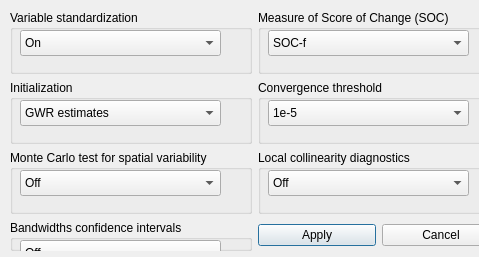
<?xml version="1.0" encoding="UTF-8"?>
<ui version="4.0">
 <class>advDialog</class>
 <widget class="QDialog" name="advDialog">
  <property name="windowModality">
   <enum>Qt::WindowModal</enum>
  </property>
  <property name="geometry">
   <rect>
    <x>0</x>
    <y>0</y>
    <width>479</width>
    <height>257</height>
   </rect>
  </property>
  <property name="windowTitle">
   <string>Advanced Options</string>
  </property>
  <property name="modal">
   <bool>true</bool>
  </property>
  <widget class="QWidget" name="">
   <property name="geometry">
    <rect>
     <x>10</x>
     <y>10</y>
     <width>490</width>
     <height>241</height>
    </rect>
   </property>
   <layout class="QGridLayout" name="gridLayout">
    <item row="0" column="0">
     <widget class="QGroupBox" name="SOCBox_2">
      <property name="title">
       <string>Variable standardization</string>
      </property>
      <widget class="QComboBox" name="varSTDComboBox">
       <property name="geometry">
        <rect>
         <x>10</x>
         <y>20</y>
         <width>201</width>
         <height>26</height>
        </rect>
       </property>
       <item>
        <property name="text">
         <string>On</string>
        </property>
       </item>
       <item>
        <property name="text">
         <string>Off</string>
        </property>
       </item>
      </widget>
     </widget>
    </item>
    <item row="0" column="1">
     <widget class="QGroupBox" name="SOCBox">
      <property name="title">
       <string>Measure of Score of Change (SOC)</string>
      </property>
      <widget class="QComboBox" name="SOCComboBox">
       <property name="geometry">
        <rect>
         <x>10</x>
         <y>20</y>
         <width>201</width>
         <height>26</height>
        </rect>
       </property>
       <item>
        <property name="text">
         <string>SOC-f</string>
        </property>
       </item>
       <item>
        <property name="text">
         <string>SOC-RSS</string>
        </property>
       </item>
      </widget>
     </widget>
    </item>
    <item row="1" column="0">
     <widget class="QGroupBox" name="groupBox_2">
      <property name="title">
       <string>Initialization</string>
      </property>
      <widget class="QComboBox" name="initComboBox">
       <property name="geometry">
        <rect>
         <x>10</x>
         <y>20</y>
         <width>201</width>
         <height>26</height>
        </rect>
       </property>
       <item>
        <property name="text">
         <string>GWR estimates</string>
        </property>
       </item>
       <item>
        <property name="text">
         <string>OLS estimates</string>
        </property>
       </item>
      </widget>
     </widget>
    </item>
    <item row="1" column="1">
     <widget class="QGroupBox" name="groupBox_3">
      <property name="title">
       <string>Convergence threshold</string>
      </property>
      <widget class="QComboBox" name="convComboBox">
       <property name="geometry">
        <rect>
         <x>10</x>
         <y>20</y>
         <width>201</width>
         <height>26</height>
        </rect>
       </property>
       <item>
        <property name="text">
         <string>1e-5</string>
        </property>
       </item>
       <item>
        <property name="text">
         <string>1e-3</string>
        </property>
       </item>
      </widget>
     </widget>
    </item>
    <item row="2" column="0">
     <widget class="QGroupBox" name="groupBox_4">
      <property name="title">
       <string>Monte Carlo test for spatial variability</string>
      </property>
      <widget class="QComboBox" name="mcComboBox">
       <property name="geometry">
        <rect>
         <x>10</x>
         <y>20</y>
         <width>201</width>
         <height>26</height>
        </rect>
       </property>
       <item>
        <property name="text">
         <string>Off</string>
        </property>
       </item>
       <item>
        <property name="text">
         <string>On (Very Slow)</string>
        </property>
       </item>
      </widget>
     </widget>
    </item>
    <item row="2" column="1">
     <widget class="QGroupBox" name="groupBox_5">
      <property name="title">
       <string>Local collinearity diagnostics</string>
      </property>
      <widget class="QComboBox" name="locollinearComboBox">
       <property name="geometry">
        <rect>
         <x>10</x>
         <y>20</y>
         <width>201</width>
         <height>26</height>
        </rect>
       </property>
       <item>
        <property name="text">
         <string>Off</string>
        </property>
       </item>
       <item>
        <property name="text">
         <string>On</string>
        </property>
       </item>
      </widget>
     </widget>
    </item>
    <item row="3" column="0">
     <widget class="QGroupBox" name="groupBox_6">
      <property name="title">
       <string>Bandwidths confidence intervals</string>
      </property>
      <widget class="QComboBox" name="bwciComboBox">
       <property name="geometry">
        <rect>
         <x>10</x>
         <y>20</y>
         <width>201</width>
         <height>26</height>
        </rect>
       </property>
       <item>
        <property name="text">
         <string>Off</string>
        </property>
       </item>
       <item>
        <property name="text">
         <string>On</string>
        </property>
       </item>
      </widget>
     </widget>
    </item>
    <item row="3" column="1">
     <layout class="QHBoxLayout" name="horizontalLayout">
      <item>
       <widget class="QPushButton" name="applyBTN">
        <property name="text">
         <string>Apply</string>
        </property>
       </widget>
      </item>
      <item>
       <widget class="QPushButton" name="cancelBTN">
        <property name="text">
         <string>Cancel</string>
        </property>
       </widget>
      </item>
     </layout>
    </item>
   </layout>
  </widget>
 </widget>
 <resources/>
 <connections/>
</ui>
